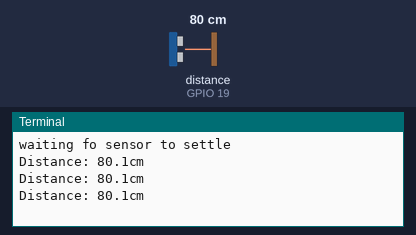
Bench run of a program on a simulated Raspberry Pi (BCM pin numbers). Shown: the last lines printed to the terminal. Inputs (shaded band) come from the test bench; at power-on: distance to the obstacle (sensor on GPIO 19) 80 cm. The echo pulse lasts 58.3 µs per cm; the clock reads 2024-03-15 10:24:30 at power-on unless the program sets it.

Above: at 3.2 s.
3.3 s: distance to the obstacle (sensor on GPIO 19) set to 2 cm
At 3.88 s:
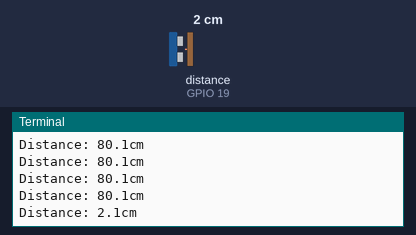
4.8 s: distance to the obstacle (sensor on GPIO 19) set to 4 cm
At 5.08 s:
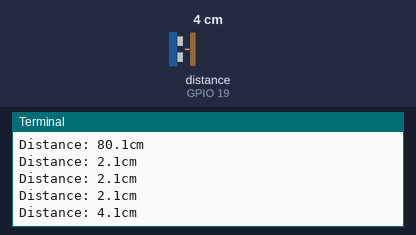
Timing chart, 0 to 7.8 s (numbered marks = the images above; inputs shaded):
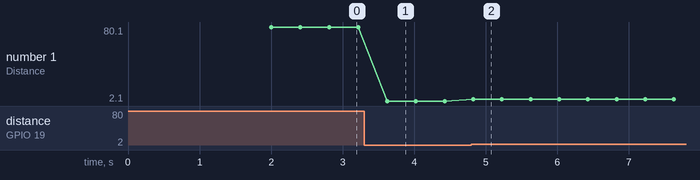

Measured:
- after the input at 3.3 s, the terminal: prints a new line after 0.32 s (image 1)
- after the input at 4.8 s, the terminal: prints a new line at once (image 2)
- plotted number 1: 80.1 → 2.1 after the input at 3.3 s, 2.1 → 4.1 after the input at 4.8 s

The program:

Infrared_sensor.py
```python
#!/usr/bin/env python
# -*- coding: utf-8 -*-
import RPi.GPIO as GPIO
import time

echo = 19
trigger = 26

GPIO.setwarnings(False)

GPIO.setmode(GPIO.BCM)

GPIO.setup(echo, GPIO.IN)
GPIO.setup(trigger, GPIO.OUT)

GPIO.output(trigger, 0)
print("waiting fo sensor to settle")
time.sleep(2)

while 1:
    GPIO.output(trigger, 1)
    time.sleep(0.00001)
    GPIO.output(trigger, 0)  #trigger에 펄스신호 인가 -> 탐지시작

    while GPIO.input(echo) == 0:
        start = time.time()
    while GPIO.input(echo) == 1:
        stop = time.time()

    check_time = stop - start
    distance = check_time*34300/2 #거리계산
    print("Distance: %.1fcm" %distance)
    time.sleep(0.4)
```
